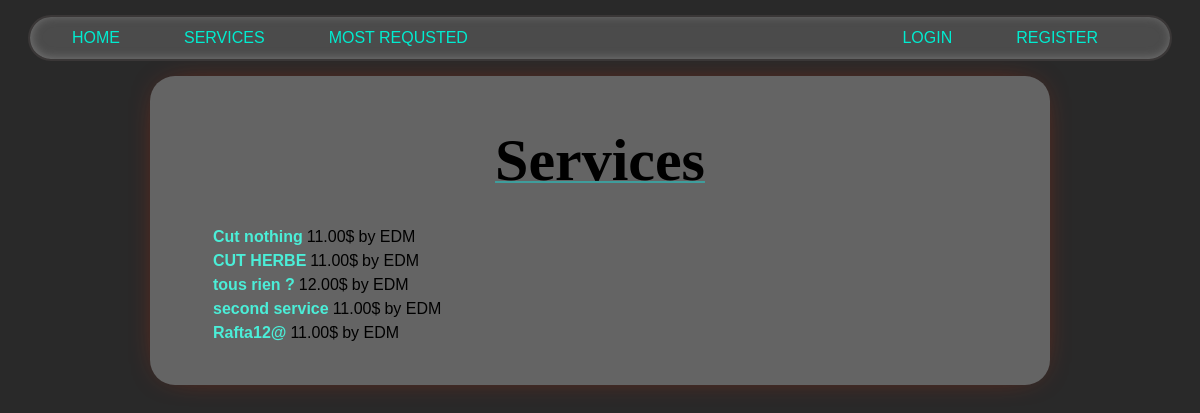
/services/, run on an earlier commit of the app's database.
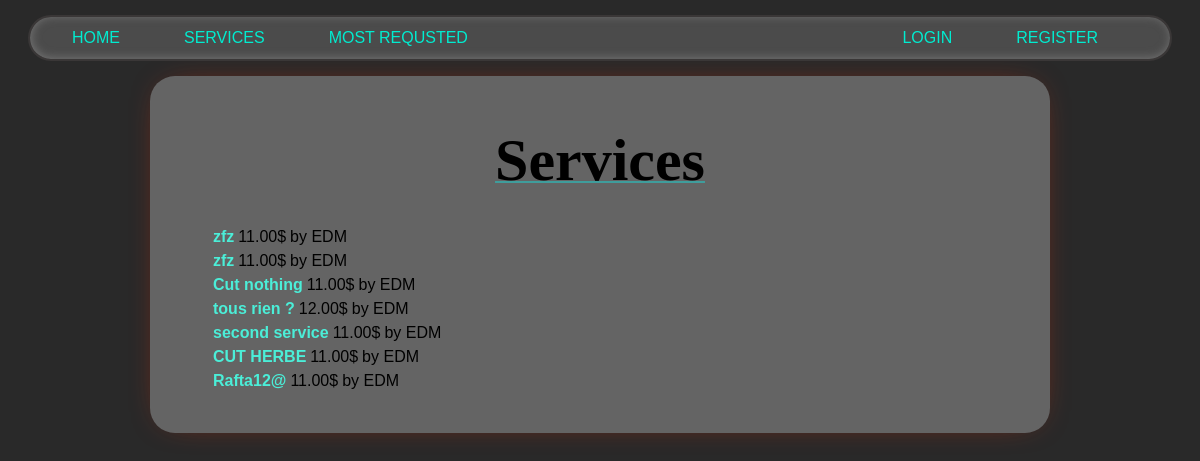
And on a later commit of the database.
### services/models.py (models this page shows)
class Service(models.Model):
    company = models.ForeignKey(Company, on_delete=models.CASCADE)
    name = models.CharField(max_length=40)
    description = models.TextField()
    price_hour = models.DecimalField(decimal_places=2, max_digits=100)
    rating = models.IntegerField(validators=[MinValueValidator(
        0), MaxValueValidator(5)], default=0)
    choices = FIELD_CHOICE
    field = models.CharField(max_length=30, blank=False,
                             null=False, choices=choices)
    date = models.DateTimeField(auto_now=True, null=False)
    nb_request=models.IntegerField(default=1, null=False)
    def __str__(self):
        return self.name

### users/models.py (models this page shows, shortened)
class Company(models.Model):
    user = models.OneToOneField(
    User, on_delete=models.CASCADE, primary_key=True)
    field = models.CharField(max_length=70, choices=(('Air Conditioner', 'Air Conditioner'),
                                                     ('All in One', 'All in One'),
                                                     ('Carpentry', 'Carpentry'),
                                                     ('Electricity',
                                                      'Electricity'),
                                                     ('Gardening', 'Gardening'),
                                                     ('Home Machines',
                                                      'Home Machines'),
                                                     ('House Keeping',
                                                      'House Keeping'),
                                                     ('Interior Design',
                                                      'Interior Design'),
                                                     ('Locks', 'Locks'),
                                                     ('Painting', 'Painting'),
                                                     ('Plumbing', 'Plumbing'),
                                                     ('Water Heaters', 'Water Heaters')), blank=False, null=False)
    rating = models.IntegerField(
        validators=[MaxValueValidator(5), MinValueValidator(0)], default=0)

class User(AbstractUser):
    is_company = models.BooleanField(default=False)
    is_customer = models.BooleanField(default=False)
    birth=models.DateField(null=True, default='2000-01-01')
    email = models.CharField(max_length=100, unique=True)

### services/views.py (the view)
# urls.py: path('', v.service_list, name='services_list'),
def service_list(request):
    services = Service.objects.all().order_by("-date")
    service= Service.objects.all()
    return render(request, 'services/list.html', {'services': services, 'service':service})

### services/templates/services/list.html (shortened to what this page needs)
{% extends 'main/base.html' %}
{% block content %}
    <p class="title">Services</p>
    <div class='services_list'>
        {% if services %}
            {% for service in services.all %}
            <table><thead>
                <tr>
                  <th><a href="/services/{{service.id}}">{{service}}</a></th>
                  <td>{{service.price_hour}}$</td>
                  <td>by {{service.company.user}}</td>
                </tr></thead>
              </table>
            {% endfor %}
        {% else %}
            <h2>Sorry No services available yet</h2>
        {% endif %}
    </div>
{% endblock %}

What changed in the data, as far as the page shows it:
added Service: name "zfz", price_hour "11.00", company.user "EDM"
added Service: name "zfz", price_hour "11.00", company.user "EDM"
shown differently, row unchanged: Service "CUT HERBE": moves down the list
